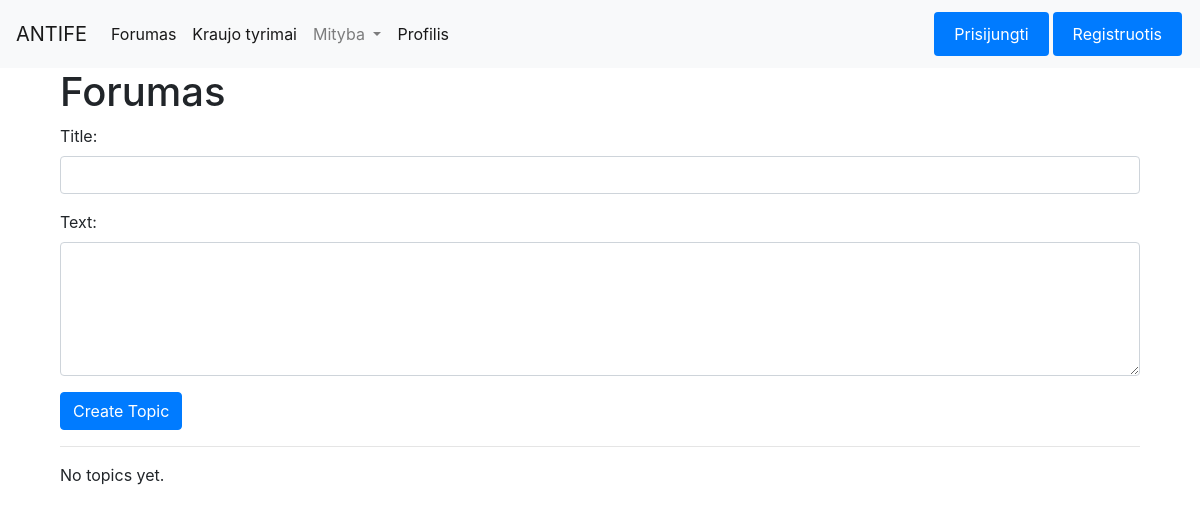
The page /forumas/ on the database as committed earlier.
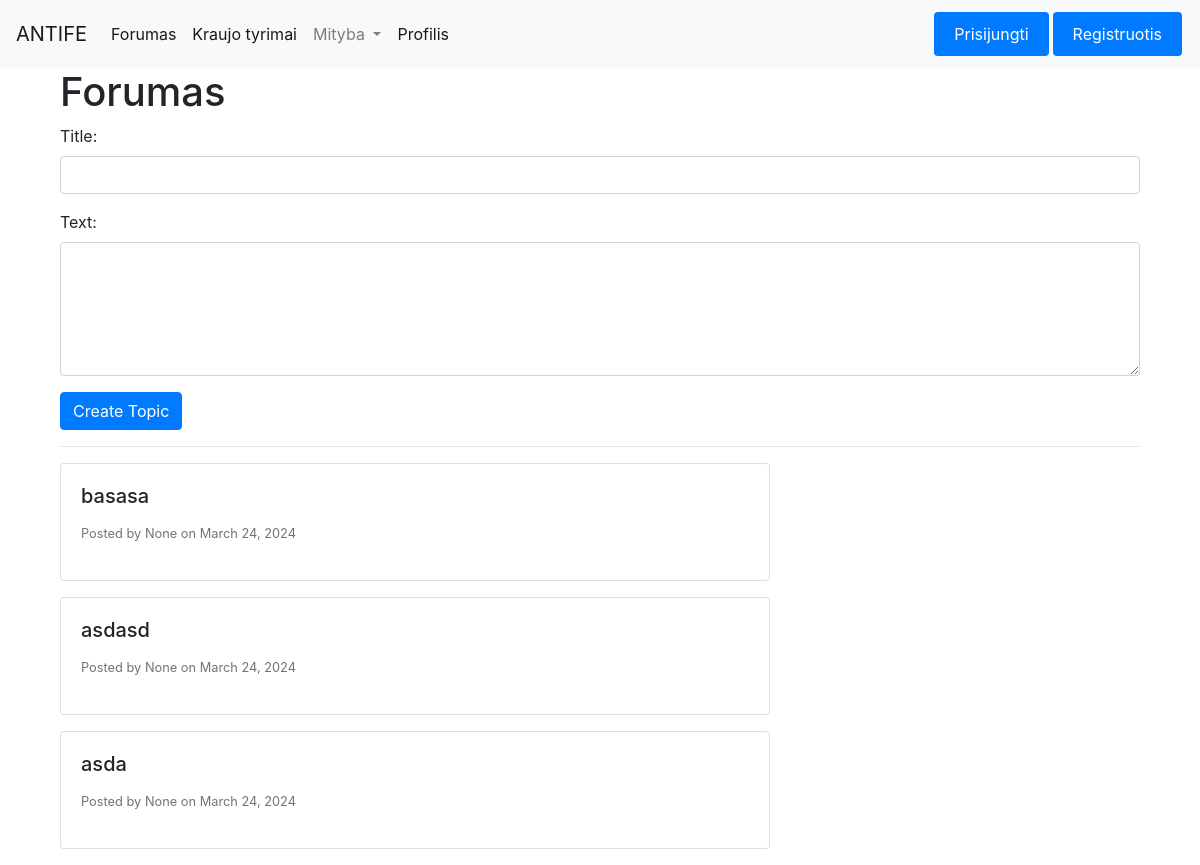
The same page on the database as committed later.
### homepage/models.py (models this page shows)
class Forumai(models.Model):
    pavadinimas = models.CharField(max_length=255)

class Irasai(models.Model):
    tekstas = models.CharField(max_length=255)
    data = models.DateField()
    fk_Forumasid_Forumas = models.ForeignKey(Forumai, on_delete=models.CASCADE, related_name='topics')
    fk_Naudotojasid_Naudotojas = models.ForeignKey(Naudotojai, on_delete=models.CASCADE)

### Forumas/views.py (the view)
# urls.py: path('', views.forumasview, name='forumasview'),
def forumasview(request):
    topics = Forumai.objects.all().prefetch_related('irasai_set')  # Prefetch related posts for efficiency
    username = None
    if request.user.is_authenticated:
        username = request.user.username
    return render(request, 'Forumas.html', {'topics': topics, 'username': username})

### Forumas/templates/Forumas.html (shortened to what this page needs)
{% extends 'base.html' %}
{% block content %}
    <div class="container">
        <h1>Forumas</h1>
        <form method="post" action="{% url 'Forumas:create_topic' %}">
            <div class="form-group">
                <label for="topic_title">Title:</label>
                <input type="text" class="form-control" id="topic_title" name="title" required>
            </div>
            <div class="form-group">
                <label for="post_text">Text:</label>
                <textarea class="form-control" id="post_text" name="text" rows="5" required></textarea>
            </div>
            <button type="submit" class="btn btn-primary">Create Topic</button>
        </form>
        <hr>
        {% if topics %}
            <div class="row">
                {% for topic in topics reversed %}
                    <div class="col-md-8">
                        <div class="card mb-3">
                            <div class="card-body">
                                <h5 class="card-title" onclick="togglePost('{{ topic.id }}')" title="Noredami pamatyti tekstą spustelekite cia">
                                    {{ topic.pavadinimas }}
                                </h5>
                                <p>
                                    <small class="text-muted">
                                        Posted by {{ username }} on {{ topic.irasai_set.last.data }}
                                    </small>
                                </p>
                            </div>
                        </div>
                    </div>
                {% endfor %}
            </div>
        {% else %}
            <p>No topics yet.</p>
        {% endif %}
    </div>
{% endblock %}

### homepage/templates/base.html (shortened to what this page needs)
<!DOCTYPE html>
<html lang="en">
<head>
  <link rel="stylesheet" href="https://stackpath.bootstrapcdn.com/bootstrap/4.5.2/css/bootstrap.min.css">
  <link rel="stylesheet" href="https://stackpath.bootstrapcdn.com/bootstrap/4.3.1/css/bootstrap.min.css">
</head>
<body>
  <nav class="navbar navbar-expand-lg navbar-light bg-light">
    <a class="navbar-brand" href="{% url 'home' %}">ANTIFE</a>
    <div class="collapse navbar-collapse" id="navbarNav">
      <ul class="navbar-nav mr-auto">
        <li class="nav-item active">
          <a class="nav-link" href="{% url 'forumas:forumasview' %}">Forumas</a>
        </li>
        <li class="nav-item active">
          <a class="nav-link" href="{% url 'kraujo_tyrimai:kraujotyrview' %}">Kraujo tyrimai</a>
        </li>
        <li class="nav-item dropdown">
          <a class="nav-link dropdown-toggle" href="#" id="mitybaDropdown" role="button" data-toggle="dropdown" aria-haspopup="true" aria-expanded="false">
            Mityba
          </a>
        </li>
        <li class="nav-item active">
          <a class="nav-link" href="{% url 'profilis:profilisview' %}">Profilis</a>
        </li>
      </ul>
      {% if request.user.is_authenticated %}
      <button type="button" class="btn btn-primary custom-button" onclick="Loguot()">Atsijungti</button>
      {% else %}
      <button type="button" class="btn btn-primary custom-button" onclick="openLogin()">Prisijungti</button>
      <button type="button" class="btn btn-primary custom-button" onclick="openRegister()">Registruotis</button>
      {% endif %}
    </div>
  </nav>
  <div class="container">{% block content %} {% endblock %}</div>
</body>
</html>

### homepage/templates/base.html (style rules this page uses)
button.custom-button { background-color: #007bff; border: none; color: white; padding: 10px 20px; text-decoration: none; display: inline-block; font-size: 16px; margin: 4px 2px; cursor: pointer; }

Rows that differ between the two databases and show on the page:
added Forumai: pavadinimas "basasa", username "None", irasai_set.last.data "March 24, 2024"
added Forumai: pavadinimas "asdasd", username "None", irasai_set.last.data "March 24, 2024"
added Forumai: pavadinimas "asda", username "None", irasai_set.last.data "March 24, 2024"
Other text that changed with them:
text no longer shown: "No topics yet."
